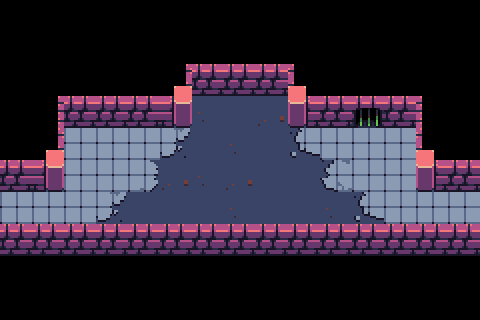

A 2D game scene composited from a Tiled map and its tileset images. What follows is a short description and the map's XML, with every tile layer's data as written:
An orthogonal 15x10 tile map with 32x32 px tiles, 3 tile layers (walls, ground, death) and 7 objects (3x arrowSource, 2x connection, pressure, scene).

<map version="1.0" tiledversion="1.1.5" orientation="orthogonal" renderorder="right-down" width="15" height="10" tilewidth="32" tileheight="32" infinite="0" nextobjectid="26">
 <properties>
  <property name="number" value="20" />
 </properties>
 <tileset firstgid="1" source="tower-tileset.tsx" />
 <layer name="walls" width="15" height="10">
  <data encoding="csv">
0,4,4,4,4,4,0,0,0,0,0,0,0,0,0,
0,4,0,0,0,4,0,0,0,0,0,0,0,0,0,
0,4,0,0,0,124,12,12,12,123,0,0,0,0,0,
0,14,12,0,12,134,0,0,0,133,12,106,12,15,0,
0,124,0,0,0,0,0,0,0,0,0,0,0,123,0,
12,134,0,0,0,0,0,0,0,0,0,0,0,133,12,
2,0,0,0,0,0,0,0,0,0,0,0,0,0,2,
12,12,12,12,12,12,12,12,12,12,12,12,12,12,12,
0,0,0,0,0,0,0,0,0,0,0,0,0,0,0,
0,0,0,0,0,0,0,0,0,0,0,0,0,0,0
</data>
 </layer>
 <layer name="ground" width="15" height="10">
  <data encoding="csv">
0,0,0,0,0,0,0,0,0,0,0,0,0,0,0,
0,0,4,4,4,0,0,0,0,0,0,0,0,0,0,
0,0,4,4,4,0,0,0,0,0,0,0,0,0,0,
0,0,0,12,0,0,28,2,27,0,0,0,0,0,0,
0,0,72,72,72,83,2,28,2,81,72,72,72,0,0,
0,0,72,72,73,27,28,27,2,2,71,72,72,0,0,
72,72,72,83,2,2,2,28,2,2,28,81,72,72,72,
0,0,0,0,0,0,0,0,0,0,0,0,0,0,0,
0,0,0,0,0,0,0,0,0,0,0,0,0,0,0,
0,0,0,0,0,0,0,0,0,0,0,0,0,0,0
</data>
 </layer>
 <layer name="death" width="15" height="10">
  <data encoding="csv">
0,0,0,0,0,0,0,0,0,0,0,0,0,0,0,
0,0,0,0,0,0,0,0,0,0,0,0,0,0,0,
0,0,0,0,0,0,0,0,0,0,0,0,0,0,0,
0,0,0,0,0,0,0,0,0,0,0,0,0,0,0,
0,0,0,0,0,0,0,0,0,0,0,0,0,0,0,
0,0,0,0,0,0,0,0,0,0,0,0,0,0,0,
0,0,0,0,0,0,0,0,0,0,0,0,0,0,0,
0,0,0,0,0,0,0,0,0,0,0,0,0,0,0,
0,0,0,0,0,0,0,0,0,0,0,0,0,0,0,
0,0,0,0,0,0,0,0,0,0,0,0,0,0,0
</data>
 </layer>
 <objectgroup name="objects">
  <object id="9" name="37" type="connection" x="32" y="192" width="32" height="32">
   <properties>
    <property name="dir" value="right" />
    <property name="to" value="28" />
   </properties>
  </object>
  <object id="10" name="38" type="connection" x="416" y="192" width="32" height="32">
   <properties>
    <property name="dir" value="left" />
    <property name="to" value="39" />
   </properties>
  </object>
  <object id="20" type="arrowSource" x="192" y="64" width="32" height="32">
   <properties>
    <property name="delay" value="0.4" />
    <property name="isActive" value="false" />
    <property name="offset" value="0" />
    <property name="switch" value="a" />
    <property name="xdir" value="0" />
    <property name="ydir" value="-1" />
   </properties>
  </object>
  <object id="21" type="pressure" x="224" y="160" width="32" height="32">
   <properties>
    <property name="isSwitch" value="true" />
    <property name="switch" value="a" />
   </properties>
  </object>
  <object id="23" type="arrowSource" x="224" y="64" width="32" height="32">
   <properties>
    <property name="delay" value="0.4" />
    <property name="isActive" value="false" />
    <property name="offset" value="0" />
    <property name="switch" value="a" />
    <property name="xdir" value="0" />
    <property name="ydir" value="-1" />
   </properties>
  </object>
  <object id="24" type="arrowSource" x="256" y="64" width="32" height="32">
   <properties>
    <property name="delay" value="0.4" />
    <property name="isActive" value="false" />
    <property name="offset" value="0" />
    <property name="switch" value="a" />
    <property name="xdir" value="0" />
    <property name="ydir" value="-1" />
   </properties>
  </object>
  <object id="25" name="48" type="scene" x="96" y="64" width="32" height="32" />
 </objectgroup>
</map>
